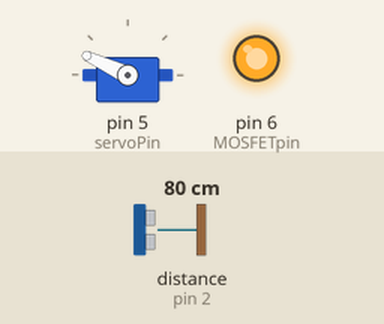
The sketch below on a simulated Arduino Uno, built with avr-gcc and run on an emulated ATmega328P. Shown: servo, output pins drawn as LEDs (lit = HIGH). Wiring (inferred from the names in the program): ultrasonic range finder: trigger pin 3; echo pin 2. Inputs (shaded band) come from the test bench; at power-on: distance to the obstacle (sensor on pin 2) 80 cm. The echo pulse lasts 58.3 µs per cm; pins used as bus, display or sensor lines are not drawn.

Above: at 5.3 s.
5.4 s: distance to the obstacle (sensor on pin 2) set to 53 cm
At 6.5 s:
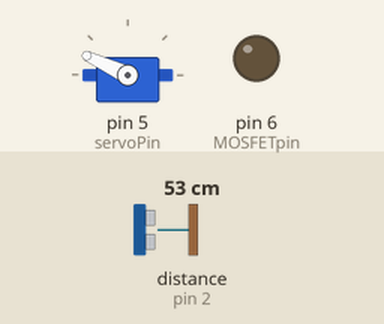
8.2 s: distance to the obstacle (sensor on pin 2) set to 46 cm
At 9.6 s:
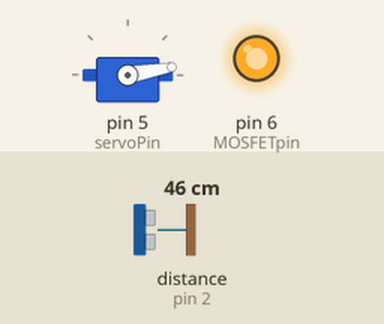
At 10.4 s:
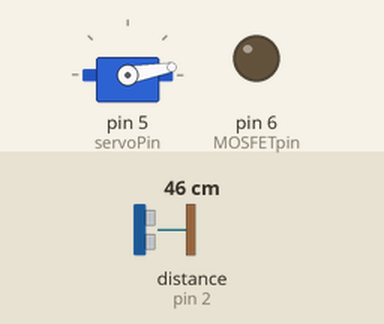
Timing chart, 0 to 11.9 s (numbered marks = the images above; inputs shaded):
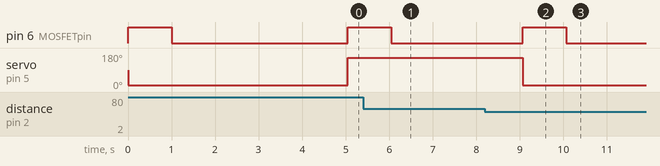

The sketch:

main_auto_bin.ino
```cpp
#define maxH 50
#define cap_time 3
#define open_angle 10
#define close_angle 155

#define debug 0

#define trigPin 3
#define echoPin 2
#define sensorVCC 4
#define MOSFETpin 6
#define servoPin 5

#include "LowPower.h"
#include <Servo.h>
Servo servo;

long duration;
byte distance;
unsigned long open_timer;
boolean is_open;

void setup() {
  Serial.begin(9600);
  if (debug) Serial.println("system start");
  servo.attach(servoPin);
  pinMode(trigPin, OUTPUT);
  digitalWrite(trigPin, 0);
  pinMode(MOSFETpin, OUTPUT);
  digitalWrite(MOSFETpin, 0);
  pinMode(echoPin, INPUT);

  pinMode(sensorVCC, OUTPUT);
  digitalWrite(sensorVCC, 0);

  open_cap();
}

void open_cap() {
  if (debug) Serial.println("open");
  digitalWrite(MOSFETpin, 1);
  delay(1);
  servo.write(open_angle);
  delay(1000);
  digitalWrite(MOSFETpin, 0);
  is_open = 1;
}

void close_cap() {
  if (debug) Serial.println("close");
  digitalWrite(MOSFETpin, 1);
  delay(1);
  servo.write(close_angle);
  delay(1000);
  digitalWrite(MOSFETpin, 0);
  is_open = 0;
}

void loop() {
  LowPower.powerDown(SLEEP_1S, ADC_OFF, BOD_OFF);

  digitalWrite(sensorVCC, 1);
  measure();
  distance = measure();
  digitalWrite(sensorVCC, 0);
  if (debug) {
    Serial.println(distance);
    delay(500);
  }

  if (distance > 5 && distance < maxH) {
    open_timer = 0;
    if (!is_open) {
      open_cap();
    }
  } else {
    if (is_open) {
      open_timer++;
      if (open_timer > cap_time) {
        close_cap();
      }
    }
  }
}

byte measure() {
  digitalWrite(trigPin, 0);
  delayMicroseconds(5);
  digitalWrite(trigPin, 1);
  delayMicroseconds(15);
  digitalWrite(trigPin, 0);
  duration = pulseIn(echoPin, HIGH);
  return (duration / 2) / 29.1;
}
```

Measured:
- the behaviour switches between 51 and 50 cm on distance to the obstacle (sensor on pin 2) (found by bisection; images 1 and 2)
- after the input at 8.2 s, pin 6 (MOSFETpin): LOW → HIGH after 0.87 s, → LOW 1.0 s later; servo on pin 5 (servoPin): 155° → 10° after 0.87 s
